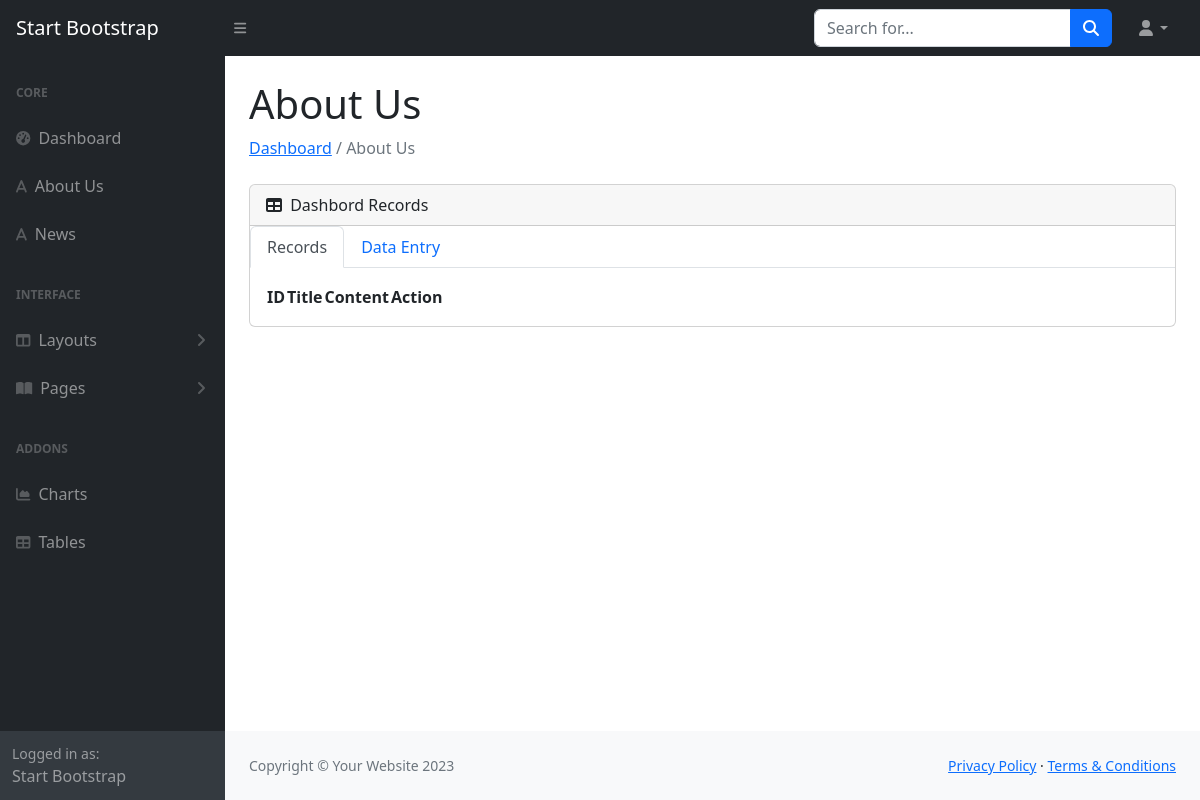
/aboutus.php, run on an earlier commit of the app's database.
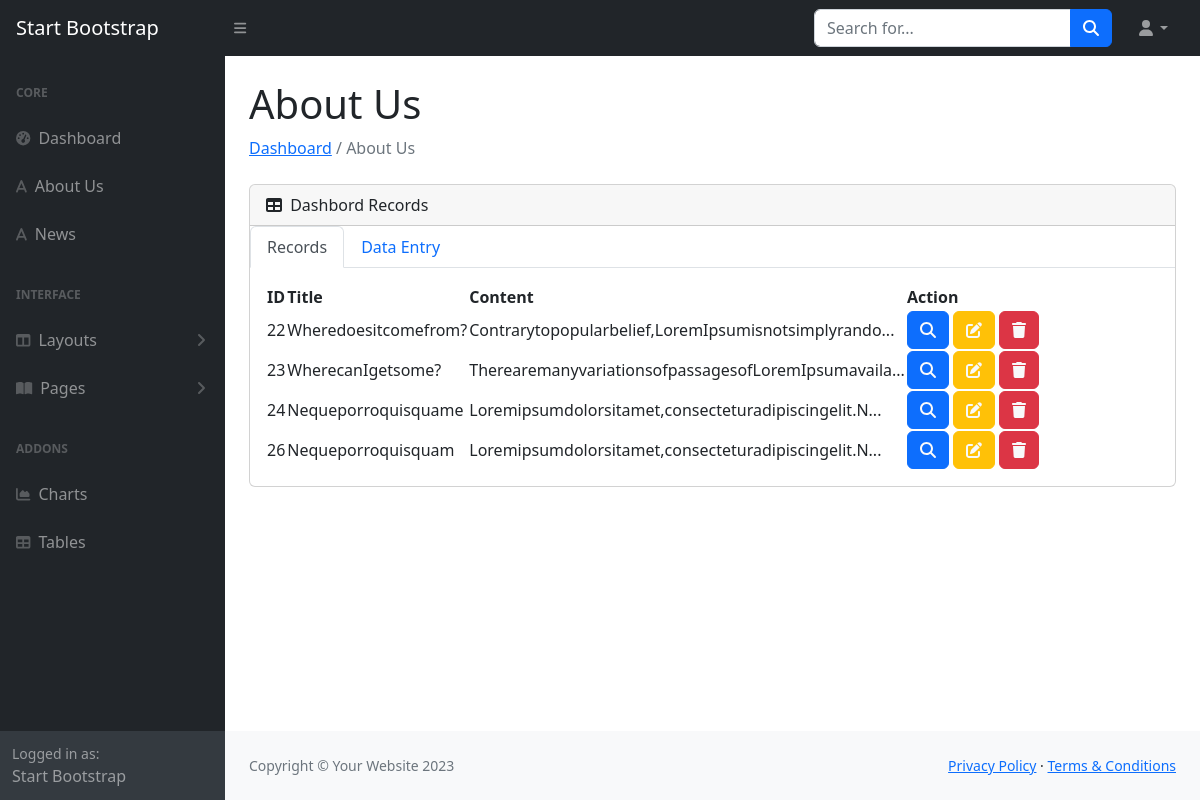
And on a later commit of the database.
### tables this page shows
CREATE TABLE `aboutus` (
  `aboutid` int(11) unsigned NOT NULL auto_increment,
  `atitle` varchar(255) NOT NULL,
  `acontent` text,
  PRIMARY KEY  (`aboutid`)
);

### aboutus.php (the view, shortened to what this page needs)
<?php
    require_once("includes/connect.php");
?>
<!DOCTYPE html>
<html lang="en">
    <head>
        <link href="https://cdn.jsdelivr.net/npm/simple-datatables@7.1.2/dist/style.min.css" rel="stylesheet" />
        <link href="css/styles.css" rel="stylesheet" />
        <link href='https://unpkg.com/boxicons@2.1.4/css/boxicons.min.css' rel='stylesheet'>
    </head>
    <body class="sb-nav-fixed">
        <?php require_once("includes/header.php"); ?>
        <div id="layoutSidenav">
            <?php require_once("includes/menu.php"); ?>
            <div id="layoutSidenav_content">
                <main>
                    <div class="container-fluid px-4">
                        <h1 class="mt-4">About Us</h1>
                        <ol class="breadcrumb mb-4">
                            <li class="breadcrumb-item active"><a href="blank.php">Dashboard</a> / About Us</li>
                        </ol>
                        <div class="card mb-4">
                            <div class="card-header">
                                <i class="fas fa-table me-1"></i>
                                Dashbord Records
                            </div>
                            <nav>
                                <div class="nav nav-tabs" id="nav-tab" role="tablist">
                                    <button class="nav-link active" id="nav-home-tab" data-bs-toggle="tab" data-bs-target="#nav-home" type="button" role="tab" aria-controls="nav-home" aria-selected="true">Records</button>
                                    <button class="nav-link" id="nav-profile-tab" data-bs-toggle="tab" data-bs-target="#nav-profile" type="button" role="tab" aria-controls="nav-profile" aria-selected="false">Data Entry</button>
                                </div>
                            </nav>
                                <div class="tab-content" id="nav-tabContent">
                                <div class="tab-pane fade show active" id="nav-home" role="tabpanel" aria-labelledby="nav-home-tab">
                                    <div class="card-body">
                                        <table id="datatablesSimple">
                                            <thead>
                                                <tr>
                                                    <th>ID</th>
                                                    <th>Title</th>
                                                    <th>Content</th>
                                                    <th>Action</th>
                                                </tr>
                                            </thead>
                                            <tbody>
                                                <?php
                                                    $sql = "SELECT aboutid, atitle, acontent, md5(aboutid) FROM aboutus";
                                                    $stmt = $con->prepare($sql);
                                                    $stmt->execute();
                                                    $tblAbout="";
                                                    while($row=$stmt->fetch())
                                                    {
                                                        $tblAbout.="<tr>";
                                                        $tblAbout.="<td>{$row[0]}</td>";
                                                        $tblAbout.="<td>{$row[1]}</td>";
                                                        $content=substr(nl2br($row[2]),0,50) . "...";
                                                        $tblAbout.="<td>$content</td>";
                                                        $strViewButton="<button class='btn btn-primary'>
                                                            <a class='text-light' href='view.php?viewid={$row[3]}'>
                                                                <i class='fa-solid fa-magnifying-glass'></i>
                                                            </a>
                                                            </button>";
                                                        $strEditButton="<button class='btn btn-warning'>
                                                            <a class='text-light' href='aboutus.php?editid={$row[3]}'>
                                                                <i class='fa-solid fa-pen-to-square'></i>
                                                            </a>
                                                            </button>";
                                                        $strDelButton="<button class='btn btn-danger'>
                                                            <a class='text-light' href='includes/process_about.php?delid={$row[3]}'>
                                                                <i class='fa-solid fa-trash'></i>
                                                            </a>
                                                            </button>";
                                                        $tblAbout.="<td>{$strViewButton} {$strEditButton} {$strDelButton}</td>";
                                                        $tblAbout.="</tr>";
                                                    }
                                                    echo $tblAbout;
                                                ?>
                                            </tbody>
                                        </table>
                                    </div>
                                </div>
                            </div>
                        </div>
                    </div>
                </main>
                <?php require_once("includes/footer.php"); ?>
            </div>
        </div>
    </body>
</html>

### includes/header.php (shortened to what this page needs)
<nav class="sb-topnav navbar navbar-expand navbar-dark bg-dark">
    <a class="navbar-brand ps-3" href="index.html">Start Bootstrap</a>
    <button class="btn btn-link btn-sm order-1 order-lg-0 me-4 me-lg-0" id="sidebarToggle" href="#!"><i class="fas fa-bars"></i></button>
    <form class="d-none d-md-inline-block form-inline ms-auto me-0 me-md-3 my-2 my-md-0">
        <div class="input-group">
            <input class="form-control" type="text" placeholder="Search for..." aria-label="Search for..." aria-describedby="btnNavbarSearch" />
            <button class="btn btn-primary" id="btnNavbarSearch" type="button"><i class="fas fa-search"></i></button>
        </div>
    </form>
    <ul class="navbar-nav ms-auto ms-md-0 me-3 me-lg-4">
        <li class="nav-item dropdown">
            <a class="nav-link dropdown-toggle" id="navbarDropdown" href="#" role="button" data-bs-toggle="dropdown" aria-expanded="false"><i class="fas fa-user fa-fw"></i></a>
        </li>
    </ul>
</nav>

### includes/menu.php (shortened to what this page needs)
<div id="layoutSidenav_nav">
    <nav class="sb-sidenav accordion sb-sidenav-dark" id="sidenavAccordion">
        <div class="sb-sidenav-menu">
            <div class="nav">
                <div class="sb-sidenav-menu-heading">Core</div>
                <a class="nav-link" href="blank.php">
                    <div class="sb-nav-link-icon"><i class="fas fa-tachometer-alt"></i></div>
                    Dashboard
                </a>
                <a class="nav-link" href="aboutus.php">
                    <div class="sb-nav-link-icon"><i class="fa-solid fa-a"></i></i></div>
                    About Us
                </a>
                <a class="nav-link" href="news.php">
                    <div class="sb-nav-link-icon"><i class="fa-solid fa-a"></i></i></div>
                    News
                </a>
                <div class="sb-sidenav-menu-heading">Interface</div>
                <a class="nav-link collapsed" href="#" data-bs-toggle="collapse" data-bs-target="#collapseLayouts" aria-expanded="false" aria-controls="collapseLayouts">
                    <div class="sb-nav-link-icon"><i class="fas fa-columns"></i></div>
                    Layouts
                    <div class="sb-sidenav-collapse-arrow"><i class="fas fa-angle-down"></i></div>
                </a>
                <a class="nav-link collapsed" href="#" data-bs-toggle="collapse" data-bs-target="#collapsePages" aria-expanded="false" aria-controls="collapsePages">
                    <div class="sb-nav-link-icon"><i class="fas fa-book-open"></i></div>
                    Pages
                    <div class="sb-sidenav-collapse-arrow"><i class="fas fa-angle-down"></i></div>
                </a>
                <div class="sb-sidenav-menu-heading">Addons</div>
                <a class="nav-link" href="charts.html">
                    <div class="sb-nav-link-icon"><i class="fas fa-chart-area"></i></div>
                    Charts
                </a>
                <a class="nav-link" href="tables.html">
                    <div class="sb-nav-link-icon"><i class="fas fa-table"></i></div>
                    Tables
                </a>
            </div>
        </div>
        <div class="sb-sidenav-footer">
            <div class="small">Logged in as:</div>
            Start Bootstrap
        </div>
    </nav>
</div>

### includes/footer.php
<footer class="py-4 bg-light mt-auto">
    <div class="container-fluid px-4">
        <div class="d-flex align-items-center justify-content-between small">
            <div class="text-muted">Copyright &copy; Your Website 2023</div>
            <div>
                <a href="#">Privacy Policy</a>
                &middot;
                <a href="#">Terms &amp; Conditions</a>
            </div>
        </div>
    </div>
</footer>

What changed in the data, as far as the page shows it:
added aboutus: aboutid "22", atitle "Wheredoesitcomefrom?", acontent "Contrarytopopularbelief,LoremIpsumisnotsimplyrando..."
added aboutus: aboutid "23", atitle "WherecanIgetsome?", acontent "TherearemanyvariationsofpassagesofLoremIpsumavaila..."
added aboutus: aboutid "24", atitle "Nequeporroquisquame", acontent "Loremipsumdolorsitamet,consecteturadipiscingelit.N..."
added aboutus: aboutid "26", atitle "Nequeporroquisquam", acontent "Loremipsumdolorsitamet,consecteturadipiscingelit.N..."
